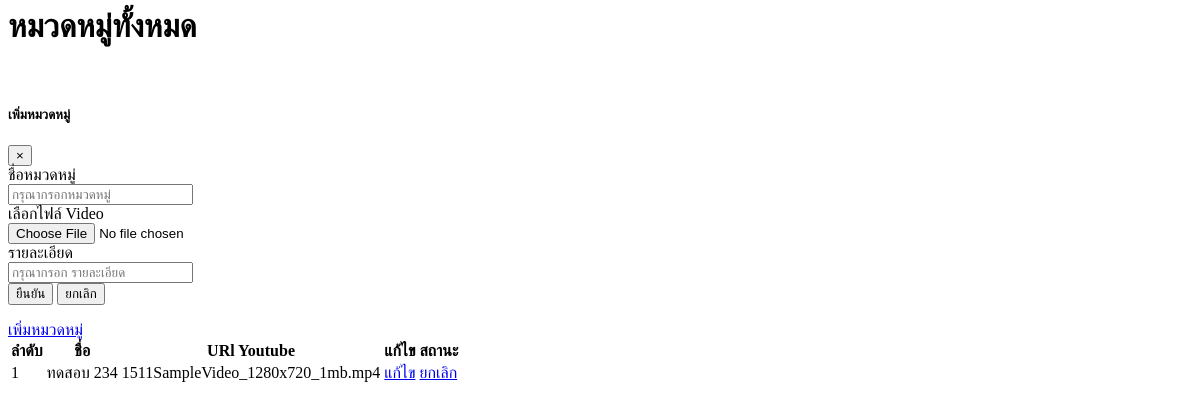
Before: /admin/showchoice.php with the older database file.
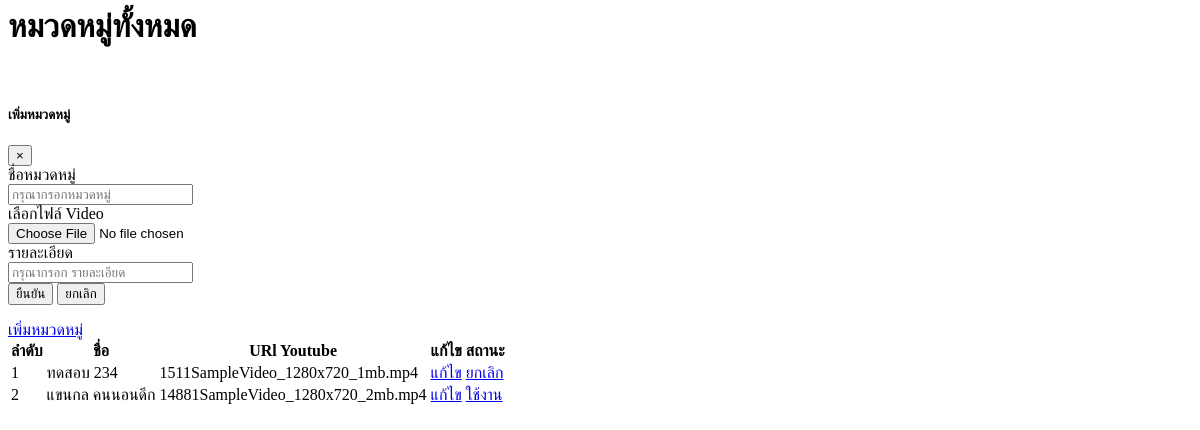
After: the same page with the newer database file.
### tables this page shows
CREATE TABLE `choice` (
  `choice_id` int(11) NOT NULL,
  `choice_name` varchar(100) NOT NULL,
  `video` varchar(300) NOT NULL,
  `choice_detail` varchar(100) NOT NULL,
  `choice_status` int(1) NOT NULL
);

### admin/showchoice.php (the view, shortened to what this page needs)
<?php
$query_learning = "SELECT * FROM choice order by choice_id";
$learning = mysqli_query($con,$query_learning) or die(mysqli_error());
$row_learning = mysqli_fetch_assoc($learning);
$totalRows_learning = mysqli_num_rows($learning);
?>
<div class="col-md-9">
 <div class="py-2">
  <div class="container">
    <div class="row">
      <div class="col-md-12">
        <h1 class="text-center" >หมวดหมู่ทั้งหมด</h1>
      </div>
    </div>
  </div>
</div>
<div class="py-3">
  <div class="container">
    <div class="row">
      <div class="col-md-12">
        <div class="table-responsive text-center">
          <br>
          <?php include 'add_choice.php'; ?>
          <a href="showchoice.php" class="btn btn-outline-success my-2 my-sm-0" data-toggle='modal' data-target='#addchoiceModal'>เพิ่มหมวดหมู่</a>
          <table class="table table-striped table-bordered" id="example">
           <?php if ($totalRows_learning > 0) {?>
            <thead>
              <tr class="text-center">
                <th scope="col" width="5">ลำดับ</th>
                <th scope="col">ชื่อ</th>
                <th scope="col">URl Youtube</th>
                <th scope="col" width="5">แก้ไข</th>
                <th scope="col" width="5">สถานะ</th>
              </tr>
            </thead>
            <tbody>
              <?php
              $i = 1 ;
              do { ?>
                <tr class="text-center">
                  <td><?php echo $i ?></td>
                  <td><?php echo $row_learning['choice_name']; ?></td>
                  <td><?php echo $row_learning['video']; ?></td>
                  <td>
                    <a href="edit_choice.php?choice_id=<?php echo $row_learning['choice_id'];?>" class="btn btn-outline-warning my-2 my-sm-0" >แก้ไข</a>
                  </td>
                  <?php if ($row_learning['choice_status'] <> 1 ): ?>
                    <td>
                      <a href="del_choice.php?choice_id=<?php echo $row_learning['choice_id'];?>&st=1" class="btn btn-outline-danger my-2 my-sm-0" onClick="return confirm('ยืนยันการยกเลิกคำถาม');">ยกเลิก</a>
                    </td>
                    <?php else: ?>
                     <td>
                      <a href="del_choice.php?choice_id=<?php echo $row_learning['choice_id'];?>&st=0" class="btn btn-outline-info my-2 my-sm-0" onClick="return confirm('ยืนยันการใช้งานคำถาม');">ใช้งาน</a>
                    </td>
                  <?php endif ?>
                </tr>
                <?php
                $i += 1;
              } while ($row_learning = mysqli_fetch_assoc($learning)); ?>
            </tbody>
          </table>
        <?php }else {
          echo "<h3> ยังไม่มีคะแนน </h3>";
        }
        mysqli_free_result($learning);?>
      </div>
    </div>
  </div>
</div>
</div>
</div>

Changed rows visible on the page:
added choice: choice_name "แขนกล คนนอนดึก", video "14881SampleVideo_1280x720_2mb.mp4"
